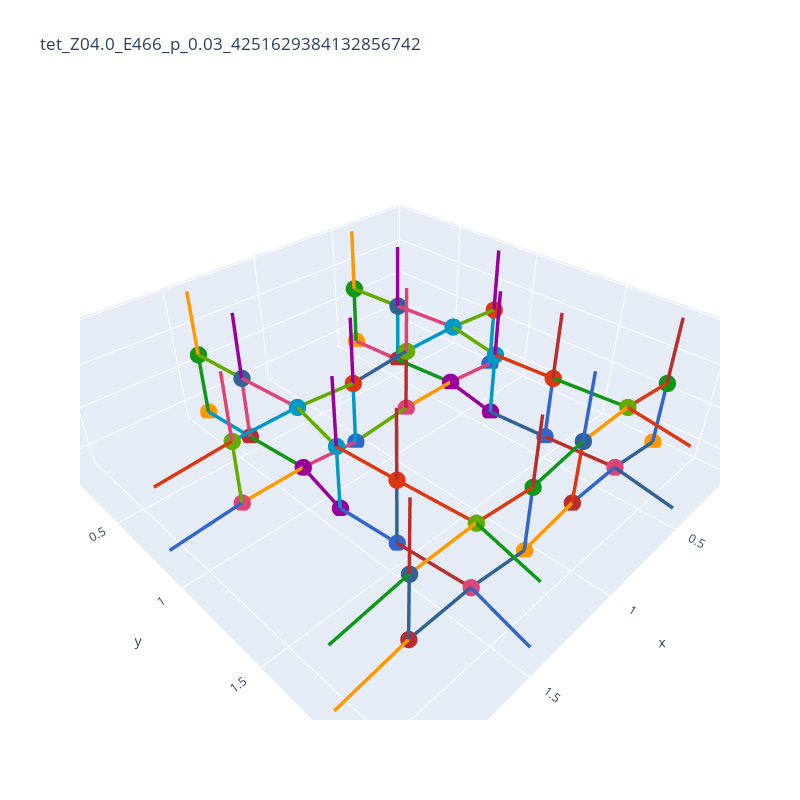

The notebook cell saved with this chart:
### Code cell
data = df.iloc[3614].to_dict()
data.pop('fundamental_edge_adjacency')
data.pop('fundamental_tesselation_vecs')
print(data['num_edges'])
print(data['num_nodes'])
lat = Lattice(**data)
lt = lat.create_tesselated(2,2,2)
fig = plotting.plotly_unit_cell_3d(lt, repr='fundamental', coords='transformed')
# fig.update_traces(line_color="RoyalBlue")
fig.update_layout(width=800, height=800)

### Figure 1 — Plotly figure (JSON) as saved in the notebook; plotly's stock layout.template omitted (floating-point values rounded to 4 significant figures; data arrays with more than 128 entries replaced by an {"elided": "..."} marker saying what was removed)
{"data": [{"marker": {"color": ["#3366CC", "#DC3912", "#FF9900", "#109618", "#990099", "#0099C6", "#DD4477", "#66AA00", "#B82E2E", "#316395", "#3366CC", "#DC3912", "#FF9900", "#109618", "#990099", "#0099C6", "#DD4477", "#66AA00", "#B82E2E", "#316395", "#3366CC", "#DC3912", "#FF9900", "#109618", "#990099", "#0099C6", "#DD4477", "#66AA00", "#B82E2E", "#316395", "#3366CC", "#DC3912", "#FF9900", "#109618", "#990099", "#0099C6", "#DD4477", "#66AA00", "#B82E2E", "#316395"], "size": 6}, "mode": "markers", "name": "nodes", "showlegend": false, "text": [5, 6, 9, 10, 12, 13, 14, 15, 17, 18, 21, 22, 29, 30, 33, 34, 37, 38, 41, 42, 45, 46, 49, 50, 52, 53, 54, 55, 57, 58, 61, 62, 69, 70, 73, 74, 77, 78, 81, 82], "textfont": {"size": 14}, "type": "scatter3d", "x": [0.05822, 0.05822, 0.05822, 0.05822, 0.3604, 0.3604, 0.3604, 0.3604, 0.3903, 0.3903, 0.3903, 0.3903, 0.4178, 0.4178, 0.4178, 0.4178, 0.6933, 0.6933, 0.6933, 0.6933, 1.058, 1.058, 1.058, 1.058, 1.36, 1.36, 1.36, 1.36, 1.39, 1.39, 1.39, 1.39, 1.418, 1.418, 1.418, 1.418, 1.693, 1.693, 1.693, 1.693], "y": [0.8128, 0.8128, 1.813, 1.813, 0.7918, 0.7918, 1.792, 1.792, 0.4267, 0.4267, 1.427, 1.427, 0.112, 0.112, 1.112, 1.112, 0.7896, 0.7896, 1.79, 1.79, 0.8128, 0.8128, 1.813, 1.813, 0.7918, 0.7918, 1.792, 1.792, 0.4267, 0.4267, 1.427, 1.427, 0.112, 0.112, 1.112, 1.112, 0.7896, 0.7896, 1.79, 1.79], "z": [0.317, 0.65, 0.317, 0.65, 0.3246, 0.6576, 0.3246, 0.6576, 0.3194, 0.6524, 0.3194, 0.6524, 0.3213, 0.6544, 0.3213, 0.6544, 0.3214, 0.6544, 0.3214, 0.6544, 0.317, 0.65, 0.317, 0.65, 0.3246, 0.6576, 0.3246, 0.6576, 0.3194, 0.6524, 0.3194, 0.6524, 0.3213, 0.6544, 0.3213, 0.6544, 0.3214, 0.6544, 0.3214, 0.6544]}, {"connectgaps": false, "hoverinfo": "none", "line": {"color": {"elided": "240 str values"}, "width": 7}, "mode": "lines", "showlegend": false, "type": "scatter3d", "x": {"elided": "240 float values"}, "y": {"elided": "240 float values"}, "z": {"elided": "240 float values"}}], "layout": {"height": 800, "title": {"text": "tet_Z04.0_E466_p_0.03_4251629384132856742"}, "width": 800}}
